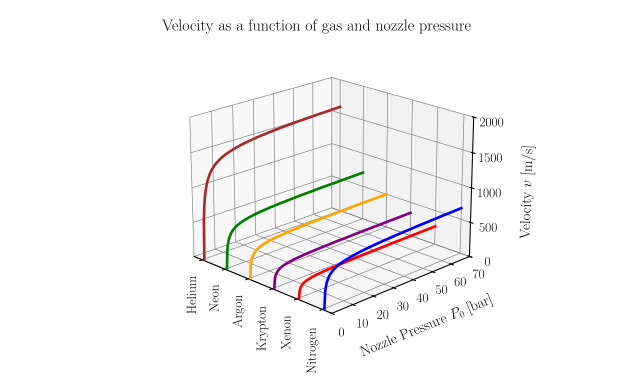

Recreate this plot in Python.
import numpy as np
import matplotlib.pyplot as plt
import os  # needed for saving

# === LaTeX / paper-style settings ===
plt.rcParams.update({
    "text.usetex": True,
    "font.family": "serif",
    "font.serif": ["Computer Modern"],
    "font.size": 11,
    "axes.titlesize": 12,
    "axes.labelsize": 11,
    "xtick.labelsize": 10,
    "ytick.labelsize": 10,
    "legend.fontsize": 10,
    "figure.figsize": (6.5, 4),
    "axes.grid": True,
    "grid.color": "gray",
    "grid.alpha": 0.3,
    "grid.linestyle": "-",
    "grid.linewidth": 0.5,
    "lines.linewidth": 1.2
})

# Gas properties
gases = ['Helium', 'Neon', 'Argon', 'Krypton', 'Xenon', 'Nitrogen']
R_values = np.array([2.08E+03, 4.12E+02, 2.08E+02, 9.92E+01, 6.33E+01, 2.97E+02])  # J/(kg·K)				

gamma_values = np.array([1.67, 1.67, 1.69, 1.73, 1.83, 1.4])

# Colors for each gas
colors = {
    "Xenon": "red",
    "Krypton": "purple",
    "Argon": "orange",
    "Nitrogen": "blue",
    "Neon": "green",
    "Helium": "brown",
}

# Pressure range (P0) in bar
P0_bar = np.linspace(1, 70, 200)
P = 1  # bar, constant downstream pressure
T0 = 300  # K, stagnation temperature

# 3D plot
fig = plt.figure(figsize=(6.5, 4))
ax = fig.add_subplot(111, projection='3d')

# Plot each gas as an independent curve
for i, gas in enumerate(gases):
    gamma = gamma_values[i]
    R = R_values[i]
    v = np.sqrt((2 * gamma * R * T0 / (gamma - 1)) * (1 - (P / P0_bar)**((gamma - 1) / gamma)))
    ax.plot([i]*len(P0_bar), P0_bar, v, color=colors[gas], linewidth=2)

# Labels
ax.set_ylabel('Nozzle Pressure $P_0$ [bar]', labelpad=3)
ax.set_zlabel('Velocity $v$ [m/s]', labelpad=3)
ax.set_title('Velocity as a function of gas and nozzle pressure')

ax.set_ylim(0, max(P0_bar))
ax.set_zlim(0, 2000)

# Set X-ticks at the gas positions and rotate labels 90° (parallel to pressure axis)
ax.set_xticks(np.arange(len(gases)))
ax.set_xticklabels(gases, rotation=90, ha='center', va='top')

ax.tick_params(axis='both', which='major', pad=0)

# Adjust the view angle
ax.view_init(elev=20, azim=-45)

# Adjust margins
plt.subplots_adjust(left=0.2, right=0.85, top=0.9, bottom=0.1)

# Save figure
output_path = os.path.join(os.path.dirname(__file__), "velocity_nozzle_out.svg")
plt.savefig(output_path, format='svg')

plt.show()
